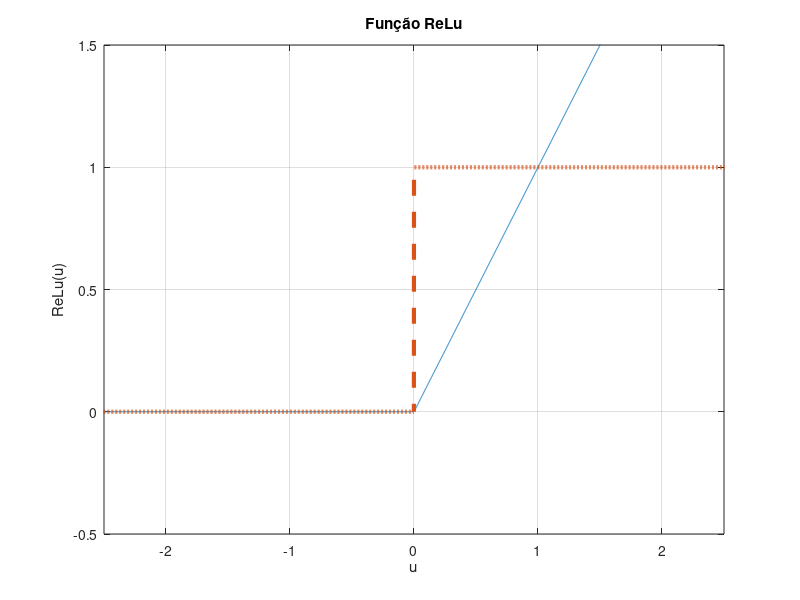

The MATLAB source for this figure:
%plota ReLu
t=-3:0.001:3;
n=size(t,2);
for i=1:n
    if t(i)<=0
        rlu(i)=0;
    else
        rlu(i)=t(i);
    end
end
%derivada
for i=1:n
    if t(i)>=0
        dlu(i)=1;
    else
        dlu(i)=0;
    end
end

plot(t,rlu,t,dlu,'--','LineWidth',3);
grid on
axis([-2.5 2.5 -0.5  1.5]);
title ('Função ReLu')
xlabel ('u');
ylabel ('ReLu(u)');